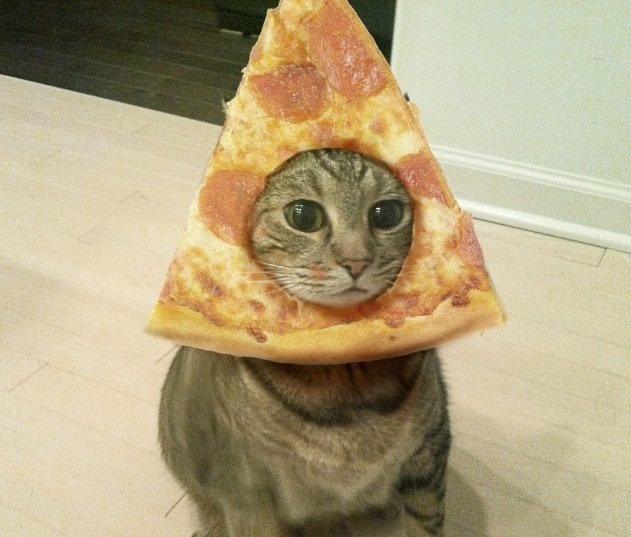
#> input picture Images/cat.jpg, 631 x 537 px, found by its file name
$ jupyter execute 'Feature Matching.ipynb'   (shell and % lines are left out)
#> lines starting #> are read from the running program, lines starting #| are printed output that depends on the picture
[cell 1]
import os.path
import cv2 as cv
import numpy as np
from random import randrange
from matplotlib import pyplot as plt
from matplotlib.patches import ConnectionPatch

[cell 2]
class Image:
    def __init__(self, path):

            if os.path.isfile(path):
                self.path = path
            else:
                raise ValueError(f"{path} is not a valid image.")

# OpenCV has it's own methods of redendring results, but let's add more control
# by creating our own.
def FormatPlot(*argv):
    # Turn off axis lines and ticks of the subplot
    for arg in argv:
        arg.spines['top'].set_color('none')
        arg.spines['bottom'].set_color('none')
        arg.spines['left'].set_color('none')
        arg.spines['right'].set_color('none')
        arg.tick_params(labelcolor='w', top=False, bottom=False, left=False, right=False)

def DrawImagePairs(img0, img1):
    fig = plt.figure(figsize=(20,20))
    ax1 = fig.add_subplot(121)
    ax2 = fig.add_subplot(122)

    # Turn off axis lines and ticks of the subplots
    FormatPlot(ax1, ax2)

    ax1.imshow(img0)
    ax2.imshow(img1)

def DrawKeypointPairs(img1, img2, keypoints1, keypoints2):

    ptx = []
    pty = []
    for keypoint in keypoints1:
        x,y = keypoint.pt
        ptx.append(x)
        pty.append(y)

    ptx0 = []
    pty0 = []
    for keypoint in keypoints2:
        x,y = keypoint.pt
        ptx0.append(x)
        pty0.append(y)

    # Plot the images with their keypoints.
    fig = plt.figure(figsize=(20,20))
    ax1 = fig.add_subplot(121)
    ax2 = fig.add_subplot(122)

    FormatPlot(ax1, ax2)

    ax1.scatter(x=ptx, y=pty, color=(0,1,0), s=40, marker="x")
    ax2.scatter(x=ptx0, y=pty0, color=(0,1,0), s=40, marker="x")
    ax1.imshow(img1)
    ax2.imshow(img2)

def DrawMatches(img1, img2, keypoints1, keypoints2, img1_matches):
    fig = plt.figure(figsize=(20,20))
    ax1 = fig.add_subplot(121)
    ax2 = fig.add_subplot(122)

    FormatPlot(ax1, ax2)

    for match in img1_matches:
        kp0 = keypoints1[match.queryIdx]
        kp1 = keypoints2[match.trainIdx]

        con = ConnectionPatch(xyA=kp1.pt, xyB=kp0.pt, coordsA="data", coordsB="data",
                          axesA=ax2, axesB=ax1, color=(0,1,0), linewidth=2.0)

        ax2.add_artist(con)

    ax1.imshow(img1)
    ax2.imshow(img2)

def DrawDescriptorPairs(img1, img2, k1, k2, ds1, ds2):
    fig = plt.figure(figsize=(30, 7))
    gs = fig.add_gridspec(2, 4)

    ax1 = fig.add_subplot(gs[0, 0])
    ax2 = fig.add_subplot(gs[1, 0])
    ax3 = fig.add_subplot(gs[:, 1])
    ax4 = fig.add_subplot(gs[:, 2])
    ax5 = fig.add_subplot(gs[0, 3])
    ax6 = fig.add_subplot(gs[1, 3])

    FormatPlot(ax2, ax3, ax4, ax6)
    fig.subplots_adjust(hspace=0.1, wspace=0.1)

    ax1.hist(ds1, density=False, bins=36)
    ax2.imshow(img1)
    ax3.imshow(img1, aspect='auto')
    ax3.scatter(x=kp1.pt[0], y=kp1.pt[1], color=(0,1,0), s=200, marker="X")
    ax4.imshow(img2, aspect='auto')
    ax4.scatter(x=kp2.pt[0], y=kp2.pt[1], color=(0,1,0), s=200, marker="X")
    ax5.hist(ds2, density=False, bins=36)
    ax6.imshow(img2)

    # Draw connection path between matches.
    con = ConnectionPatch(xyA=kp2.pt, xyB=kp1.pt, coordsA="data", coordsB="data",
                              axesA=ax4, axesB=ax3, color=(0,1,0), linewidth=2.0)
    ax4.add_artist(con)

[cell 3]
# Import and draw a couple of images.
image1 = Image(r"..\Images\cat.jpg")
image2 = Image(r"..\Images\cat_train.jpg")

image1.color = cv.imread(image1.path)
#> image1.color is the input picture: shape (537, 631, 3); mean B, G, R 127.9, 163.1, 177.9
image2.color = cv.imread(image2.path)
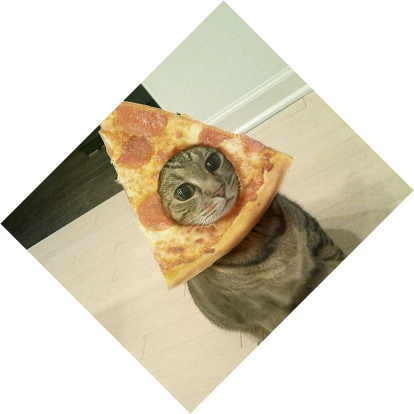
#> input picture Images/cat_train.jpg, 414 x 414 px, found by its file name
#> image2.color is the input picture: shape (414, 414, 3); mean B, G, R 192.1, 209.5, 216.8

DrawImagePairs(
    cv.cvtColor(image1.color, cv.COLOR_BGR2RGB),
    cv.cvtColor(image2.color, cv.COLOR_BGR2RGB))
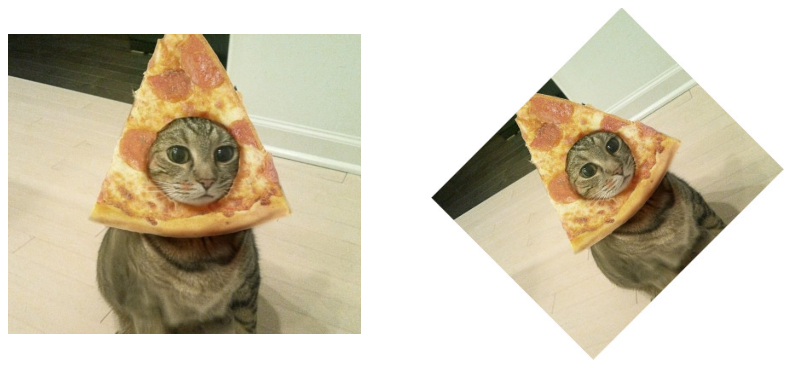
#> figure drawn by matplotlib, 2 panels

[cell 4]
detector = cv.ORB_create(1000)

image1.gray = cv.cvtColor(image1.color, cv.COLOR_BGR2GRAY)
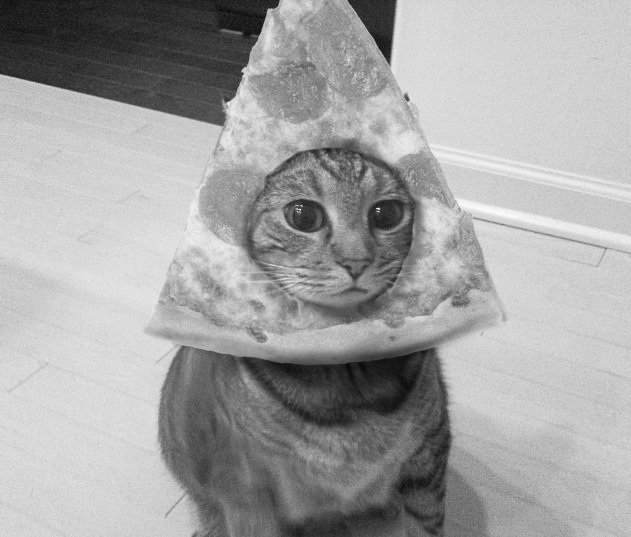
#> image1.gray: shape (537, 631); min 7, max 252, mean 163.5
image2.gray = cv.cvtColor(image2.color, cv.COLOR_BGR2GRAY)
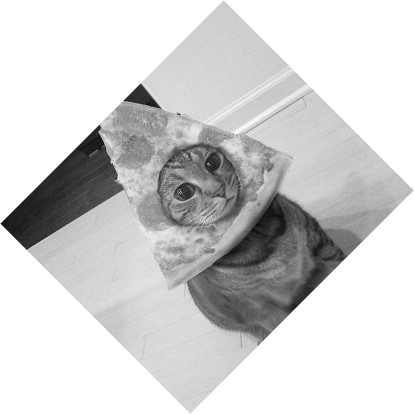
#> image2.gray: shape (414, 414); min 2, max 255, mean 209.7

image1.keypoints, image1.descriptors = detector.detectAndCompute(image1.gray, None)
#> image1.keypoints = 1000 keypoints; strongest (x, y, size): (378, 208, 31), (299, 209, 31), (378, 211, 31), (242, 70, 31)
image2.keypoints, image2.descriptors = detector.detectAndCompute(image2.gray, None)
#> image2.keypoints = 1000 keypoints; strongest (x, y, size): (140, 84, 31), (140, 85, 37.2), (140, 86, 53.6), (139, 87, 77.1)

DrawKeypointPairs(cv.cvtColor(image1.color, cv.COLOR_BGR2RGB),
                  cv.cvtColor(image2.color, cv.COLOR_BGR2RGB),
                  image1.keypoints,
                  image2.keypoints)
#> the loop in DrawKeypointPairs, `for keypoint in keypoints1:` made 1000 passes
#> (keypoint, x, y) on passes 1 to 3: (keypoint at (447, 407), size 31, 447, 407), (keypoint at (367, 167), size 31, 367, 167), (keypoint at (240, 33), size 31, 240, 33)
#> after the loop in DrawKeypointPairs, `for keypoint in keypoints1:`: ptx = 1000 values, max 481.2 at index 308, min 159.6 at index 326, mean 326.3; pty = 1000 values, max 497 at index 213, min 33 at index 2, mean 217.1
#> the loop in DrawKeypointPairs, `for keypoint in keypoints2:` made 1000 passes
#> (keypoint, x, y) on passes 1 to 3: (keypoint at (276, 195), size 31, 276, 195), (keypoint at (195, 192), size 31, 195, 192), (keypoint at (180, 191), size 31, 180, 191)
#> after the loop in DrawKeypointPairs, `for keypoint in keypoints2:`: ptx0 = 1000 values, max 344.2 at index 418, min 95.55 at index 872, mean 197.6; pty0 = 1000 values, max 344 at index 13, min 82.94 at index 675, mean 185.6
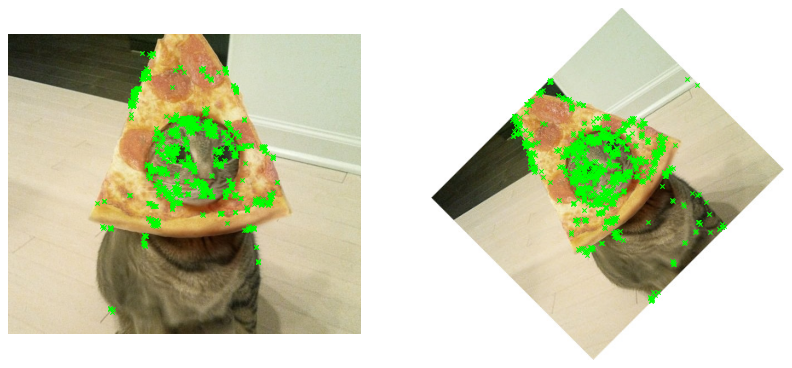
#> figure drawn by matplotlib, 2 panels

[cell 5]
# Create BFMatcher object.
bf = cv.BFMatcher.create(cv.NORM_L2 , crossCheck=True)

image1.matches = bf.match(image1.descriptors, image2.descriptors)
#> image1.matches = 356 matches
# Sort them in the order of their distance.
image1.matches = sorted(image1.matches, key = lambda x:x.distance)
print(f"...found {len(image1.matches)}")
#> (printed output is left out)

[cell 6]
# Draw some matches
DrawMatches(cv.cvtColor(image1.color, cv.COLOR_BGR2RGB),
            cv.cvtColor(image2.color, cv.COLOR_BGR2RGB),
            image1.keypoints,
            image2.keypoints,
            image1.matches[:40])
#> the loop in DrawMatches, `for match in img1_matches:` made 40 passes
#> (kp0, kp1) on passes 1 to 8: (keypoint at (358.7, 282), size 64.3, keypoint at (228, 196), size 31), (keypoint at (430.5, 350.9), size 77.1, keypoint at (276, 194.4), size 37.2), (keypoint at (240.5, 369.1), size 64.3, keypoint at (216, 268), size 31), (keypoint at (424, 200.1), size 92.6, keypoint at (221.8, 144), size 44.6), (keypoint at (219.8, 122.3), size 64.3, keypoint at (122, 188), size 31), (keypoint at (440.4, 348.4), size 77.1, keypoint at (278, 190), size 31), (keypoint at (348.4, 266.3), size 77.1, keypoint at (218.4, 194.4), size 37.2), (keypoint at (391.2, 194.1), size 92.6, keypoint at (208.8, 152.6), size 44.6)

#plt.savefig('cat.png')
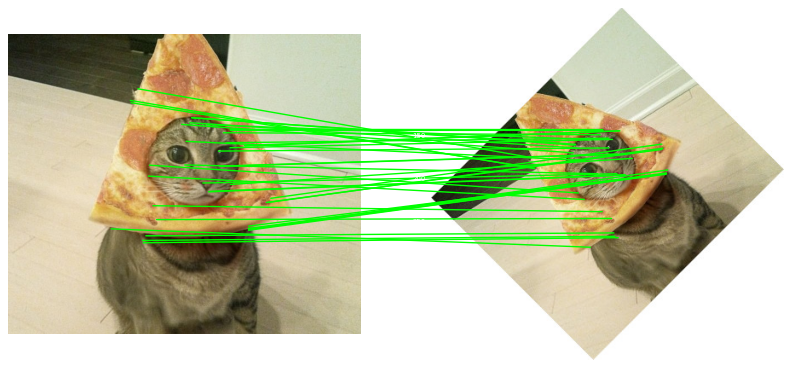
#> figure drawn by matplotlib, 2 panels
